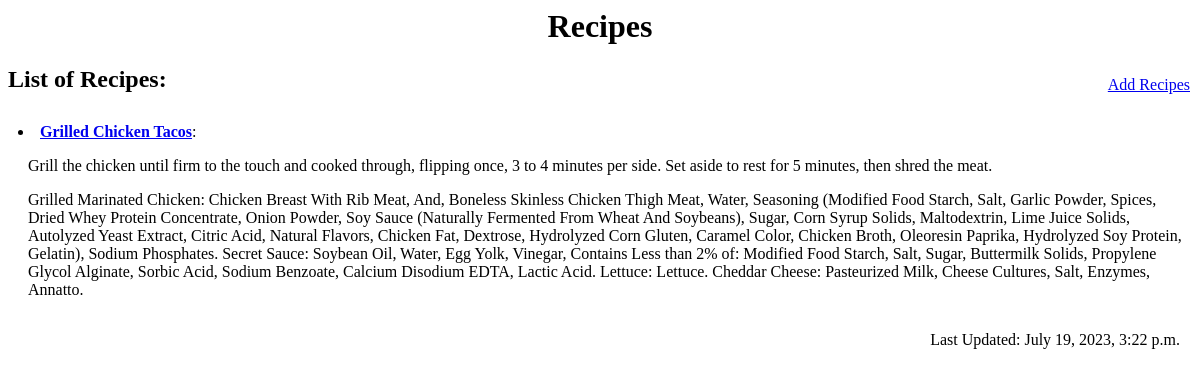
The page /recipes/ (signed in) on the database as committed earlier.
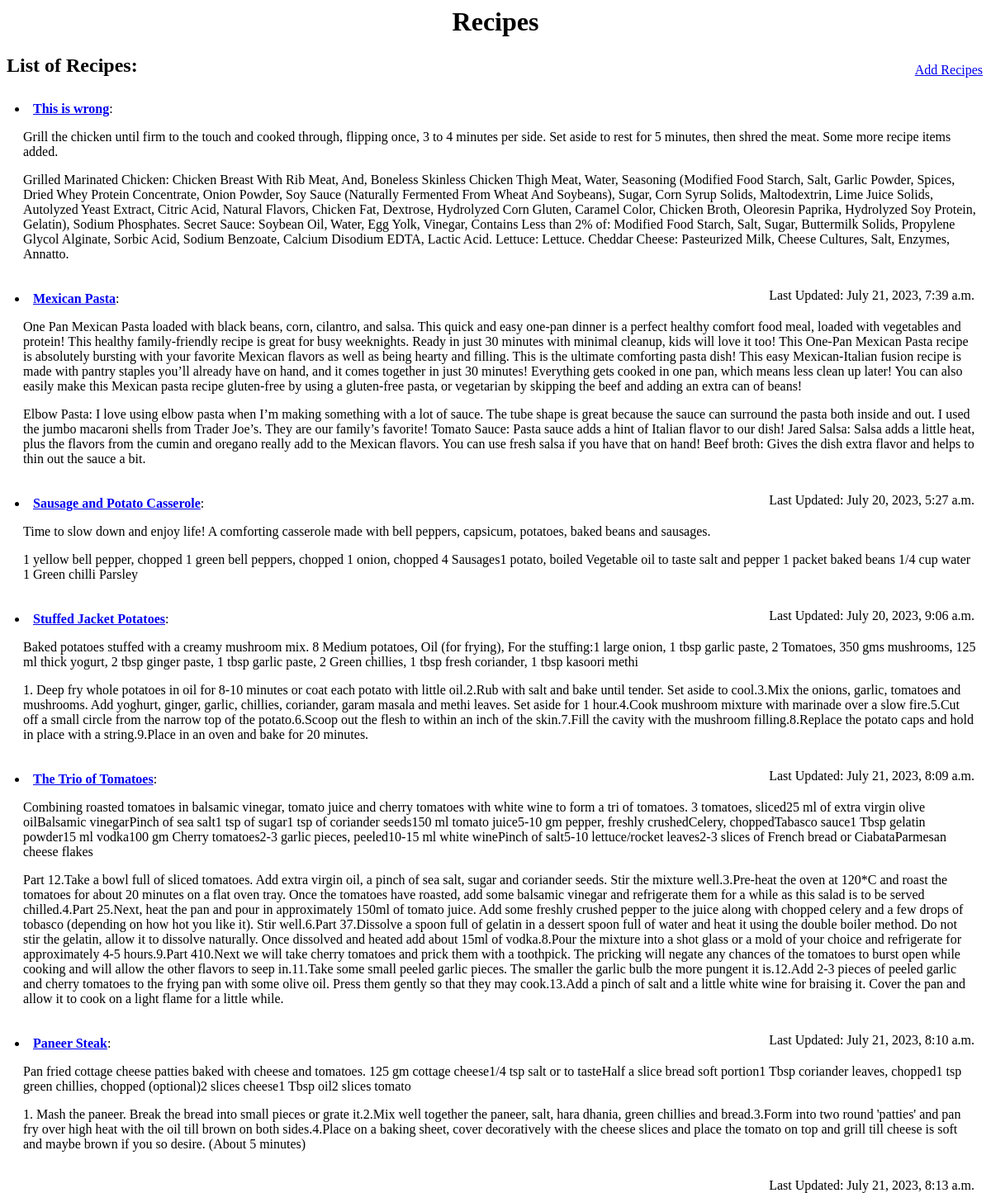
The same page on the database as committed later.
### recipes/models.py (models this page shows, shortened)
class Recipe(models.Model):
    user = models.ForeignKey(settings.AUTH_USER_MODEL, on_delete=models.CASCADE)
    name = models.CharField(max_length=220)
    description = models.TextField(blank=True, null=True)
    directions = models.TextField(blank=True, null=True) # complete guide of the recipe
    timestamp = models.DateTimeField(auto_now_add=True)
    updated = models.DateTimeField(auto_now=True)
    active = models.BooleanField(default=True)
    def get_absolute_url(self):
        return reverse("recipes:detail", kwargs={"id": self.id})

### recipes/views.py (the view)
# urls.py: path("", recipe_list_view, name="search"),
@login_required
def recipe_list_view(request):
    qs = Recipe.objects.filter(user=request.user)
    context = {
        "object_list": qs,
    }
    return render(request, "recipes/search.html", context)

### templates/recipes/search.html
{% extends 'recipes/base.html' %}
{% block content %}
<a href="{% url 'recipes:create' %}" style="position:absolute; right:0; padding: 10px;">Add Recipes</a>
<h2>List of Recipes:</h2>
{% for object in object_list %}
<li style="padding: 10px;"><strong><a href="{{object.get_absolute_url}}">{{object.name}}</a></strong>:
    <p style="padding-left: 10px;">{{object.description}}</p>
    <p style="padding-left: 10px;">{{object.directions}}</p>
    <p style="position: absolute; right: 20px;">Last Updated: {{object.updated}}</p>
</li>
{% endfor %}
{% endblock content %}

### templates/recipes/base.html (shortened to what this page needs)
<html>
    <head>
    </head>
    <body>
        <h1 style="text-align:center">Recipes</h1>
            {% block content %}
            {% endblock content %}
    </body>
</html>

Rows that differ between the two databases and show on the page:
changed Recipe: name "Grilled Chicken Tacos" → "This is wrong"; description "Grill the chicken until firm to the touch and cooked through, flipping once, 3 to 4 minutes per side. Set aside to rest for 5 minutes, then shred the meat." → "…then shred the meat. Some more recipe items added."; updated "July 19, 2023, 3:22 p.m." → "July 21, 2023, 7:39 a.m."
added Recipe: name "Mexican Pasta", description "One Pan Mexican Pasta loaded with black beans, corn, cilantro, and salsa. This quick and easy one-pan dinner is a perfect healthy comfort food meal, loaded with vegetables and protein! This healthy family-friendly recipe is great for busy weeknights. Ready in just 30 minutes with minimal cleanup, kids will love it too! This One-Pan Mexican Pasta recipe is absolutely bursting with your favorite Mexican flavors as well as being hearty and filling. This is the ultimate comforting pasta dish! This easy Mexican-Italian fusion recipe is made with pantry staples you’ll already have on hand, and it comes together in just 30 minutes! Everything gets cooked in one pan, which means less clean up…", directions "Elbow Pasta: I love using elbow pasta when I’m making something with a lot of sauce. The tube shape is great because the sauce can surround the pasta both inside and out. I used the jumbo macaroni shells from Trader Joe’s. They are our family’s favorite! Tomato Sauce: Pasta sauce adds a hint of Italian flavor to our dish! Jared Salsa: Salsa adds a little heat, plus the flavors from the cumin and oregano really add to the Mexican flavors. You can use fresh salsa if you have that on hand! Beef broth: Gives the dish extra flavor and helps to thin out the sauce a bit.", updated "July 20, 2023, 5:27 a.m."
added Recipe: name "Sausage and Potato Casserole", description "Time to slow down and enjoy life! A comforting casserole made with bell peppers, capsicum, potatoes, baked beans and sausages.", directions "1 yellow bell pepper, chopped 1 green bell peppers, chopped 1 onion, chopped 4 Sausages1 potato, boiled Vegetable oil to taste salt and pepper 1 packet baked beans 1/4 cup water 1 Green chilli Parsley", updated "July 20, 2023, 9:06 a.m."
added Recipe: name "Stuffed Jacket Potatoes", description "Baked potatoes stuffed with a creamy mushroom mix. 8 Medium potatoes, Oil (for frying), For the stuffing:1 large onion, 1 tbsp garlic paste, 2 Tomatoes, 350 gms mushrooms, 125 ml thick yogurt, 2 tbsp ginger paste, 1 tbsp garlic paste, 2 Green chillies, 1 tbsp fresh coriander, 1 tbsp kasoori methi", directions "1. Deep fry whole potatoes in oil for 8-10 minutes or coat each potato with little oil.2.Rub with salt and bake until tender. Set aside to cool.3.Mix the onions, garlic, tomatoes and mushrooms. Add yoghurt, ginger, garlic, chillies, coriander, garam masala and methi leaves. Set aside for 1 hour.4.Cook mushroom mixture with marinade over a slow fire.5.Cut off a small circle from the narrow top of the potato.6.Scoop out the flesh to within an inch of the skin.7.Fill the cavity with the mushroom filling.8.Replace the potato caps and hold in place with a string.9.Place in an oven and bake for 20 minutes.", updated "July 21, 2023, 8:09 a.m."
added Recipe: name "The Trio of Tomatoes", description "Combining roasted tomatoes in balsamic vinegar, tomato juice and cherry tomatoes with white wine to form a tri of tomatoes. 3 tomatoes, sliced25 ml of extra virgin olive oilBalsamic vinegarPinch of sea salt1 tsp of sugar1 tsp of coriander seeds150 ml tomato juice5-10 gm pepper, freshly crushedCelery, choppedTabasco sauce1 Tbsp gelatin powder15 ml vodka100 gm Cherry tomatoes2-3 garlic pieces, peeled10-15 ml white winePinch of salt5-10 lettuce/rocket leaves2-3 slices of French bread or CiabataParmesan cheese flakes", directions "Part 12.Take a bowl full of sliced tomatoes. Add extra virgin oil, a pinch of sea salt, sugar and coriander seeds. Stir the mixture well.3.Pre-heat the oven at 120*C and roast the tomatoes for about 20 minutes on a flat oven tray. Once the tomatoes have roasted, add some balsamic vinegar and refrigerate them for a while as this salad is to be served chilled.4.Part 25.Next, heat the pan and pour in approximately 150ml of tomato juice. Add some freshly crushed pepper to the juice along with chopped celery and a few drops of tobasco (depending on how hot you like it). Stir well.6.Part 37.Dissolve a spoon full of gelatin in a dessert spoon full of water and heat it using the double boiler…", updated "July 21, 2023, 8:10 a.m."
added Recipe: name "Paneer Steak", description "Pan fried cottage cheese patties baked with cheese and tomatoes. 125 gm cottage cheese1/4 tsp salt or to tasteHalf a slice bread soft portion1 Tbsp coriander leaves, chopped1 tsp green chillies, chopped (optional)2 slices cheese1 Tbsp oil2 slices tomato", directions "1. Mash the paneer. Break the bread into small pieces or grate it.2.Mix well together the paneer, salt, hara dhania, green chillies and bread.3.Form into two round 'patties' and pan fry over high heat with the oil till brown on both sides.4.Place on a baking sheet, cover decoratively with the cheese slices and place the tomato on top and grill till cheese is soft and maybe brown if you so desire. (About 5 minutes)", updated "July 21, 2023, 8:13 a.m."
